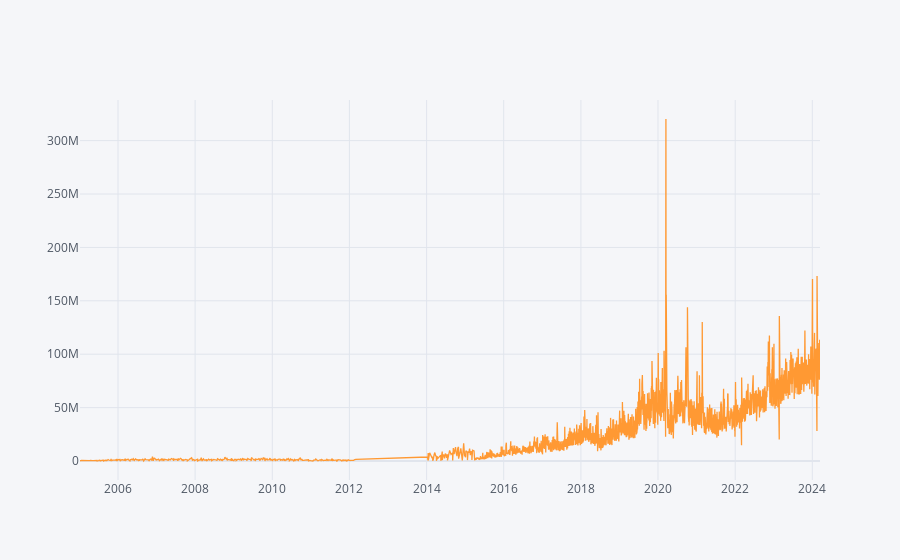

Notebook cell for this chart:
### Code cell
selic.groupby('Data Resgate').sum().Valor.iplot()

### Figure 1 — Plotly figure (JSON) as saved in the notebook; plotly's stock layout.template omitted (floating-point values rounded to 4 significant figures; data arrays with more than 128 entries replaced by an {"elided": "..."} marker saying what was removed)
{"data": [{"line": {"color": "rgba(255, 153, 51, 1.0)", "dash": "solid", "shape": "linear", "width": 1.3}, "mode": "lines", "name": "Valor", "text": "", "type": "scatter", "x": {"elided": "2716 str values"}, "y": {"elided": "2716 float values"}}], "layout": {"legend": {"bgcolor": "#F5F6F9", "font": {"color": "#4D5663"}}, "paper_bgcolor": "#F5F6F9", "plot_bgcolor": "#F5F6F9", "title": {"font": {"color": "#4D5663"}}, "xaxis": {"gridcolor": "#E1E5ED", "showgrid": true, "tickfont": {"color": "#4D5663"}, "title": {"font": {"color": "#4D5663"}, "text": ""}, "zerolinecolor": "#E1E5ED"}, "yaxis": {"gridcolor": "#E1E5ED", "showgrid": true, "tickfont": {"color": "#4D5663"}, "title": {"font": {"color": "#4D5663"}, "text": ""}, "zerolinecolor": "#E1E5ED"}}}
